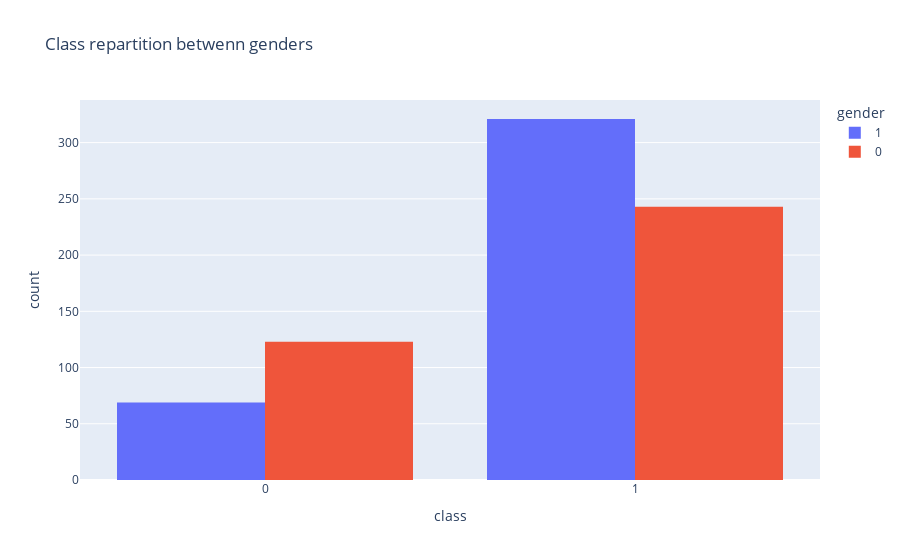

This figure's notebook cell:
### Code cell
fig = px.histogram(df, x = 'class', color = 'gender', barmode = 'group', title = 'Class repartition betwenn genders')
fig.show()
print(f'Unbalanced data')

### Figure 1 — Plotly figure (JSON) as saved in the notebook; plotly's stock layout.template omitted (floating-point values rounded to 4 significant figures; data arrays with more than 128 entries replaced by an {"elided": "..."} marker saying what was removed)
{"data": [{"alignmentgroup": "True", "bingroup": "x", "hovertemplate": "gender=1<br>class=%{x}<br>count=%{y}<extra></extra>", "legendgroup": "1", "marker": {"color": "#636efa"}, "name": "1", "offsetgroup": "1", "orientation": "v", "showlegend": true, "type": "histogram", "x": {"elided": "390 int values"}, "xaxis": "x", "yaxis": "y"}, {"alignmentgroup": "True", "bingroup": "x", "hovertemplate": "gender=0<br>class=%{x}<br>count=%{y}<extra></extra>", "legendgroup": "0", "marker": {"color": "#EF553B"}, "name": "0", "offsetgroup": "0", "orientation": "v", "showlegend": true, "type": "histogram", "x": {"elided": "366 int values"}, "xaxis": "x", "yaxis": "y"}], "layout": {"barmode": "group", "legend": {"title": {"text": "gender"}, "tracegroupgap": 0}, "title": {"text": "Class repartition betwenn genders"}, "xaxis": {"anchor": "y", "domain": [0, 1], "title": {"text": "class"}}, "yaxis": {"anchor": "x", "domain": [0, 1], "title": {"text": "count"}}}}
